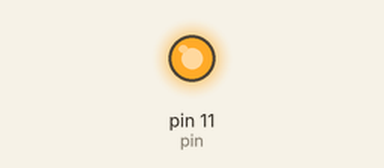
Bench run of a sketch on a simulated Arduino Uno, built with avr-gcc and run on an emulated ATmega328P. Parts: output pins drawn as LEDs (lit = HIGH).

Above: at 5.0 s.
At 15.0 s:
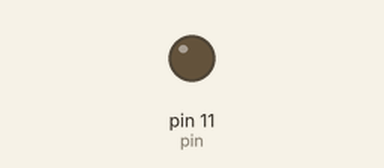
Timing chart, 0 to 26.0 s (numbered marks = the images above):
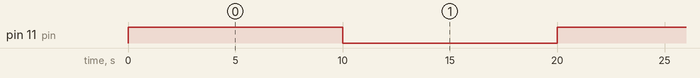

Measured:
- by itself, pin 11 (pin): alternates HIGH for 10.0 s and LOW for 10.0 s

The sketch:

electroMagnetTest.ino
```cpp
const int pin = 11;
//Recuerda que debes usar el pin correcto que hayas utilizado en el esquema eléctrico de tu proyecto

void setup() {
  pinMode(pin, OUTPUT);  //definir pin como salida
}

void loop(){
  digitalWrite(pin, HIGH);   // poner el Pin en HIGH para activar el electroimán
  delay(10000);               // esperar un segundo
  digitalWrite(pin, LOW);    // poner el Pin en LOW para desactivar el electroimán
  delay(10000);               // esperar un segundo
}
```
